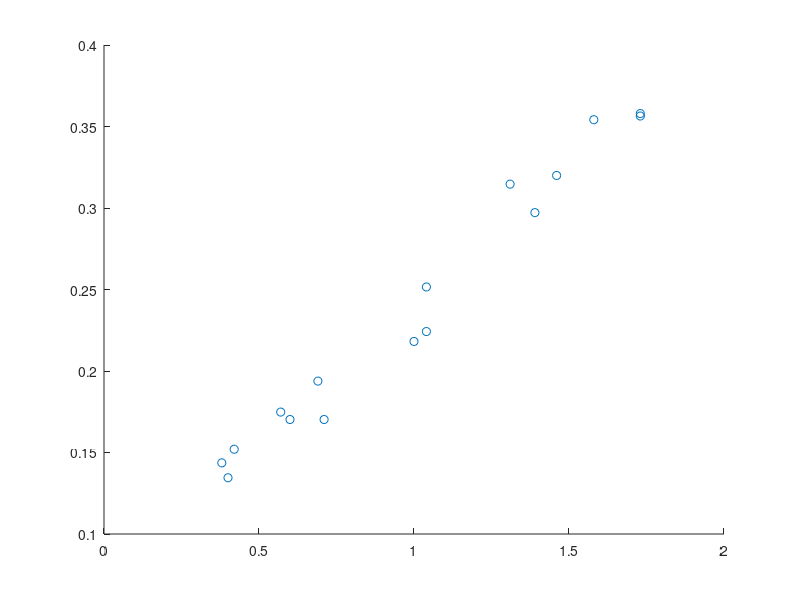

The MATLAB script that drew this image: (Note: this script raises an error after producing the figure.)
NA = 6.02e23; %Avogardo number
%mass of ribosome 
MR = 2.7e6*1.66e-24; %unit is g because 2.7 MDa , 1 Da = 1.66e-24 g
%https://pubmed.ncbi.nlm.nih.gov/16753153/
%https://bionumbers.hms.harvard.edu/bionumber.aspx?s=n&v=10&id=100118
% NR = 7336; % #aa/ribosome
%extended mass of ribosome table S1 of 10.1111/febs.13258
NR = 12307;  % #aa/ribosome 
NP = 300; % #aa/protein http://book.bionumbers.org/how-big-is-the-average-protein/
ksynmax = 22*3600; %synthesis speed #aa/(h.ribosome)
maa = 110*1.66e-24; % g = 110 Da %average mass of amino acid
%www.pnas.org/cgi/doi/10.1073/pnas.1421138111 
rho = 7.4e8; %aa/um^3  calculated from SI of Inflating bacterial cell
Ap = 14e-6; %um^2 surface area of transpoter SI of https://www.ncbi.nlm.nih.gov/pmc/articles/PMC2799844/
%http://ccdb.wishartlab.com/cgi-bin/STAT_NEW.cgi
vR = 3.4e6*1e-12; %um^3 volume of ribosome
Pr = 2.5; %nm %average radius of protein 
vP = 4/3*3.14*(Pr*1e-3)^3; %um^3 volume of protein 
vaa = 120e-12; %um^3 volume of amino acid http://www.imgt.org/IMGTeducation/Aide-memoire/_UK/aminoacids/abbreviation.html#refs

mtRNA = 25000; %Da https://bionumbers.hms.harvard.edu/bionumber.aspx?s=n&v=5&id=101177
mEFTu = 43000; %Da 
mGTP = 519; %Da
%mass of ternary complex 
mT3 = (mtRNA + mEFTu+mGTP+110)/110; %aa where maa = 110 Da
NT3 = 624; %aa 
%RNA + protein account for 70% of cell dry weight
RPpercent = 0.7;
% http://book.bionumbers.org/what-is-the-macromolecular-composition-of-the-cell/#:~:text=Protein%20is%20evaluated%20at%20%E2%89%88,metabolites%2C%20ions%20etc.).
%https://link.springer.com/article/10.1007/BF02578899#:~:text=The%20amount%20of%20ATP%20required%20for%20the%20formation%20of%20microbial,under%20various%20conditions%20was%20calculated.&text=The%20results%20of%20the%20calculations,CoA%20is%20formed%20from%20glucose.

%dry weight = 1/3 wet weight
dwconv = 0.33; 
% http://book.bionumbers.org/what-is-the-macromolecular-composition-of-the-cell/#:~:text=Protein%20is%20evaluated%20at%20%E2%89%88,metabolites%2C%20ions%20etc.).
% 10.1128/AEM.48.4.755-757.1984

NT = 400; %aa https://www.sciencedirect.com/science/article/pii/B0124437109005299
KaT = 3.9; % uM M-M constant for ternary complexes

nATP = 1e19; % 1 J = 1e19 ATP molecules
%http://book.bionumbers.org/how-much-energy-is-released-in-atp-hydrolysis/
%https://www.ncbi.nlm.nih.gov/books/NBK7919/

nconv = 6; %6 ATP needed for aa incorporation into peptide chain
%www.pnas.org/cgi/doi/10.1073/pnas.1421138111 

%10.15252/msb.20209478 
%dry mass
mdry = 509 ; %ug/(mL*OD600)
%number of cell
ncell = 1e9; %CFU/(mL*OD600)
%--> dry weight per cell
dwpercell = mdry/ncell ; %ug/CFU = ugDW/cell
%maintenance flux under starvation 
Jmtn_starve = 0.5*1e-15*6.02e23*15; % glycerol/day/cell which is converted from 0.5 fmol glycerol/(day*CFU)
%1 glycerol = 15 ATP 

%https://doi.org/10.1016/S0021-9258(18)94507-2
% wet weight
mwet = 0.89*1e-9; %mg/cell because 0.89 mg = 10^9 cell
% dry weight
dwpercell_2 = mwet*dwconv; %mg/cell

(dwpercell_2*1e-3)/(dwpercell*1e-6) %check ratio
%average dry weight per cell for E coli = 2.9e-13 g 
%SI 2 or 3 (tab soluable pool) of https://www.embopress.org/doi/full/10.1038/msb4100155
%meanwhile the dry weight details depending on growth rate is here
%http://book.bionumbers.org/how-big-is-an-e-coli-cell-and-what-is-its-mass/
%it varies from 150 fg (dbl time = 100 min) to 870 fg (dbl time = 24 min)

%maintenance flux under exp growth with aerobic glucose
%vary from 7.6 - 8.4 mmol ATP/gDW/h
%two references from 10.15252/msb.20209478 
%one of them is https://www.embopress.org/doi/full/10.1038/msb4100155
Jmtn_expgr = 8*1e-3*6.02e23/(1/(dwpercell*1e-6)) ; %ATP/h/cell
%vary within 8*1e-3*6.02e23/(1/(150e-15)) - 8*1e-3*6.02e23/(1/(870e-15))
% around 7e8 - 4.5e9 ATP/h/cell

%note that from https://www.embopress.org/doi/full/10.1038/msb4100155
%maintenance for non growth ~ 8.4 mmol ATP/gDW/h
%energy needed for growth ~ 60 mmol ATP/gDW/h = 22.87 for protein synthesis + 36.9 for other
% --> synthesis accounts for ~ 40% energy for growth
% --> maintenance = 0.14 energy for growth = 0.12 total energy
%note that energy required to maintain electrochemical gradient ~ 51% total energy
%https://openwetware.org/wiki/BioNumber_Of_The_Month

%1st growth law data - table S1 in SI of 10.1126/science.1192588
%growth rate (1/h) - Hwa
glawdataH(:,1) = [0.4;0.57;0.71;1;1.31;1.58];
%R-protein fraction mass fraction - Hwa 
glawdataH(:,2) = 0.76*[0.177;0.230;0.224;0.287;0.414;0.466];
%growth rate (1/h) - Forchhammer & Lindahl
glawdataF(:,1) = [0.38;0.6;1.04;1.46;1.73];
%R-protein fraction mass fraction - Forchhammer & Lindahl 
glawdataF(:,2) = 0.76*[0.189;0.224;0.295;0.421;0.469];
%growth rate (1/h) - Forchhammer & Lindahl
glawdataB(:,1) = [0.42;0.69;1.04;1.39;1.73];
%R-protein fraction mass fraction - Bremer & Dennis
glawdataB(:,2) = 0.76*[0.2;0.255;0.331;0.391;0.471];

glawdata = vertcat(glawdataH,glawdataF,glawdataB);

scatter(glawdata(:,1),glawdata(:,2))        

load('data_Dai')  %10.1038/nmicrobiol.2016.231
%1st col: growth rate (1/h)
%2nd col: peptide synthesis speed (1/s)

load('Liudata')
%from https://doi.org/10.1038/s41564-020-0717-x
%1st col: growth rate (1/h)
%2nd col: (R+P)/cell (pg)
%3rd col: dry mass/cell (pg)

rhoLiu = 0.29; %pg/um^3
%find slope of dry mass vs growth rate 
id = find(isnan(Liudata(:,3)) ~= 1);
hfit = fit(Liudata(id,1),Liudata(id,2)*1e-12/maa,'poly1')

figure
scatter(Liudata(:,1),Liudata(:,2)*1e-12/maa,'filled')
xlabel('Growth rate (1/h)')
ylabel('R+P per cell (aa)')
xlim([0 2])
ylim([5e8 6e9])

figure
scatter(Liudata(:,1),Liudata(:,2),'filled')
xlabel('Growth rate (1/h)')
ylabel('R+P per cell (pg)')
xlim([0 2])

id = find(isnan(Liudata(:,3)) ~= 1);
gfit = fit(Liudata(id,3),Liudata(id,2),'poly1');
figure
scatter(Liudata(:,3),Liudata(:,2),'filled')
hold on
plot(0:0.1:1.5,0.73*(0:0.1:1.5)+0.02)
xlabel('Dry mass per cell (pg)')
ylabel('R+P per cell (pg)')

%cell dry mass in Bremmer and Dennis  10.1128/ecosal.5.2.3
Mpercell = [226 374 555 774 921 1023]'/1e9; %ugDW 
Mpercell = Mpercell*1e-6/maa;
gr = [0.6 1 1.5 2 2.5 3]*log(2); %growth rate 1/h

figure
scatter(gr,Mpercell*0.7,'sq','filled') %because R+P = 0.7 cell dry mass
hold on
scatter(Liudata(:,1),Liudata(:,2)*1e-12/maa,'filled')
plot(0:0.1:2,2e8 + 1.65e9*(0:0.1:2))  %the trend used in growth_HB.m


